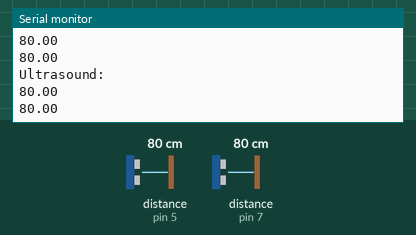
Bench run of a sketch on a simulated Arduino Uno, built with avr-gcc and run on an emulated ATmega328P. On the bench: the last lines printed to the serial monitor. The inputs (shaded band) are chosen by the test bench; at power-on: distance to the obstacle (sensors on pin 5, pin 7) 80 cm. The echo pulse lasts 58.3 µs per cm.

Above: at 2.8 s.
2.9 s: distance to the obstacle (sensor on pin 5) set to 2 cm
At 5.2 s:
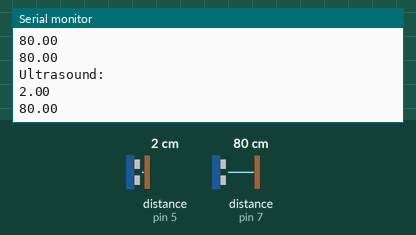
5.6 s: distance to the obstacle (sensor on pin 7) set to 4 cm
At 7.0 s:
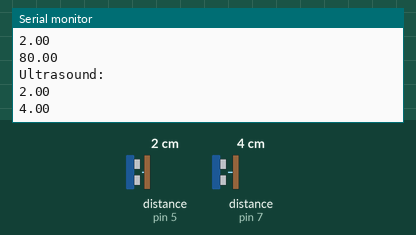
8.3 s: distance to the obstacle (sensor on pin 5) set to 9 cm
At 10.8 s:
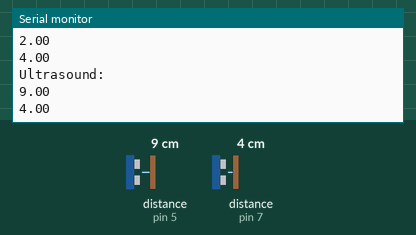
11.0 s: distance to the obstacle (sensor on pin 7) set to 18 cm
At 13.1 s:
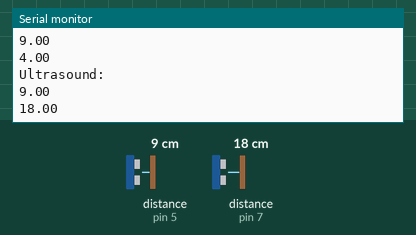
Timing chart, 0 to 14.6 s (numbered marks = the images above; inputs shaded):
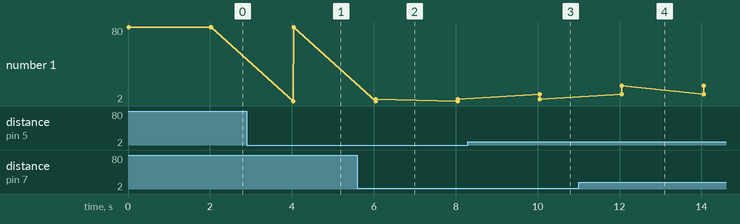

Measured:
- after the input at 2.9 s, the serial monitor: prints a new line after 1.1 s (image 1)
- after the input at 5.6 s, the serial monitor: prints a new line after 0.45 s (image 2)
- after the input at 8.3 s, the serial monitor: prints a new line after 1.7 s (image 3)
- after the input at 11.0 s, the serial monitor: prints a new line after 1.1 s (image 4)
- plotted number 1: 80 → 4 after the input at 5.6 s, 4 → 18 after the input at 11.0 s

The sketch:

Ultrasound.ino
```cpp
#include <HCSR04.h>
#define distanceFromWall 5

class Ultrasound
{
public:
  // class field
  HCSR04 hc;

  // constructor
  Ultrasound() = default;
  Ultrasound(int trig, int echo) : hc(trig, echo){};

  // functions
  float dist()
  {
    return hc.dist();
  }

  bool wall(float distanceCm)
  {
    if (hc.dist() < distanceCm)
    {
      return true;
    }
    else
    {
      return false;
    }
  }

  double distError(double distanceCm) { // too far (-ve), too close (+ve)
    double distance = hc.dist();
    /*
    Serial.print("DistanceCm:");
    Serial.println(distanceCm);
    Serial.print("Distance:");
    Serial.println(distance);
    */
    return distanceCm - distance;
  }
};

class Crisps {
public:
  Ultrasound* ultrasoundBlock;
  Ultrasound* ultrasoundTunnel;
  Crisps() = default;
  Crisps(Ultrasound *ultraBlock, Ultrasound *ultraTunnel) {
    ultrasoundBlock = ultraBlock;
    ultrasoundTunnel = ultraTunnel;
  }
  void debug()
  {
    Serial.println("Ultrasound:");
    Serial.println(ultrasoundBlock->dist());
    Serial.println(ultrasoundTunnel->dist());
    delay(2000);
  }
};

Crisps robot;
Ultrasound ultrasound1(4,5);
Ultrasound ultrasound2(6,7);

void setup()
{
  Serial.begin(9600);
  robot = Crisps(&ultrasound1,&ultrasound2);
}

void loop()
{
  robot.debug();
}
```
